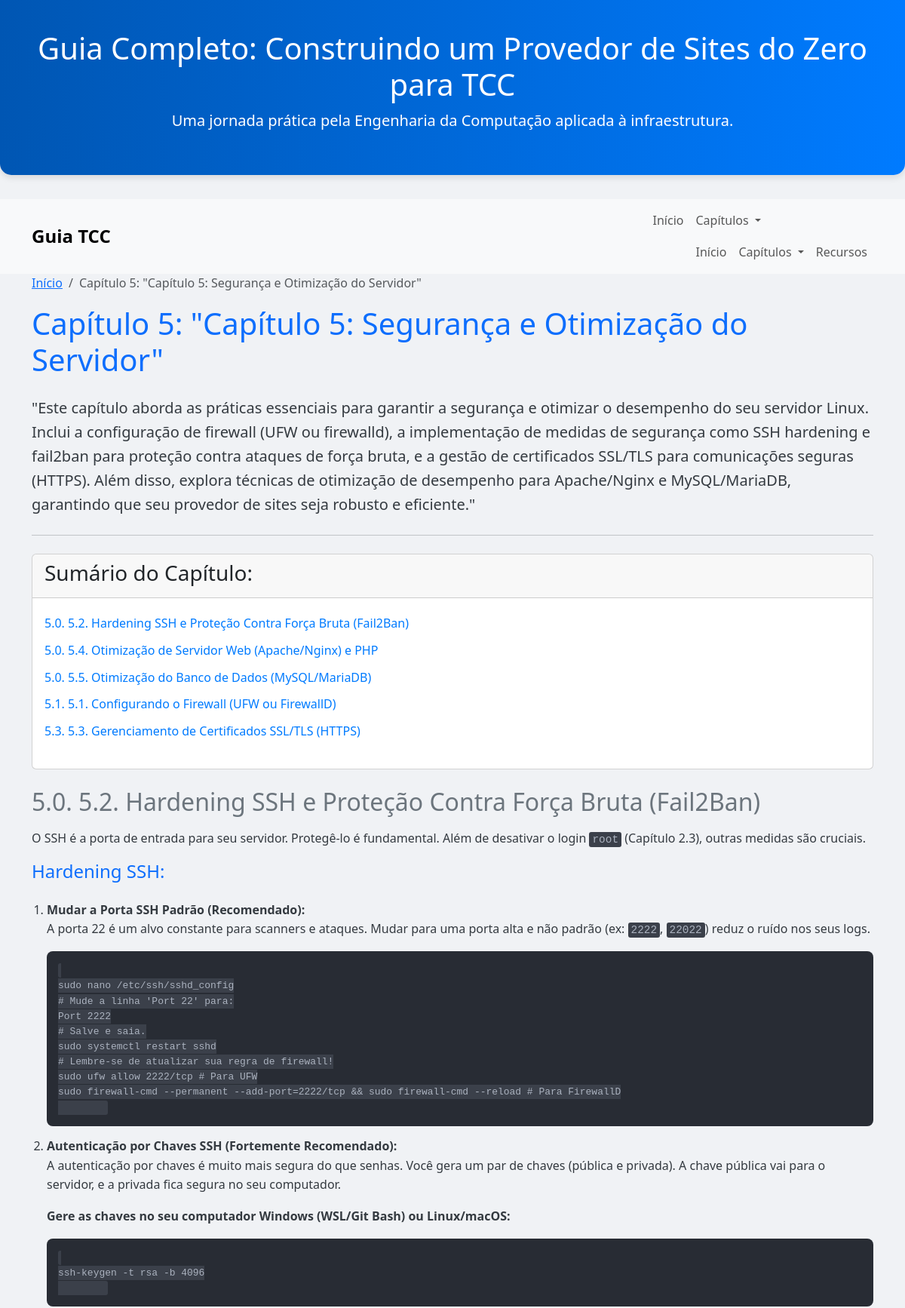
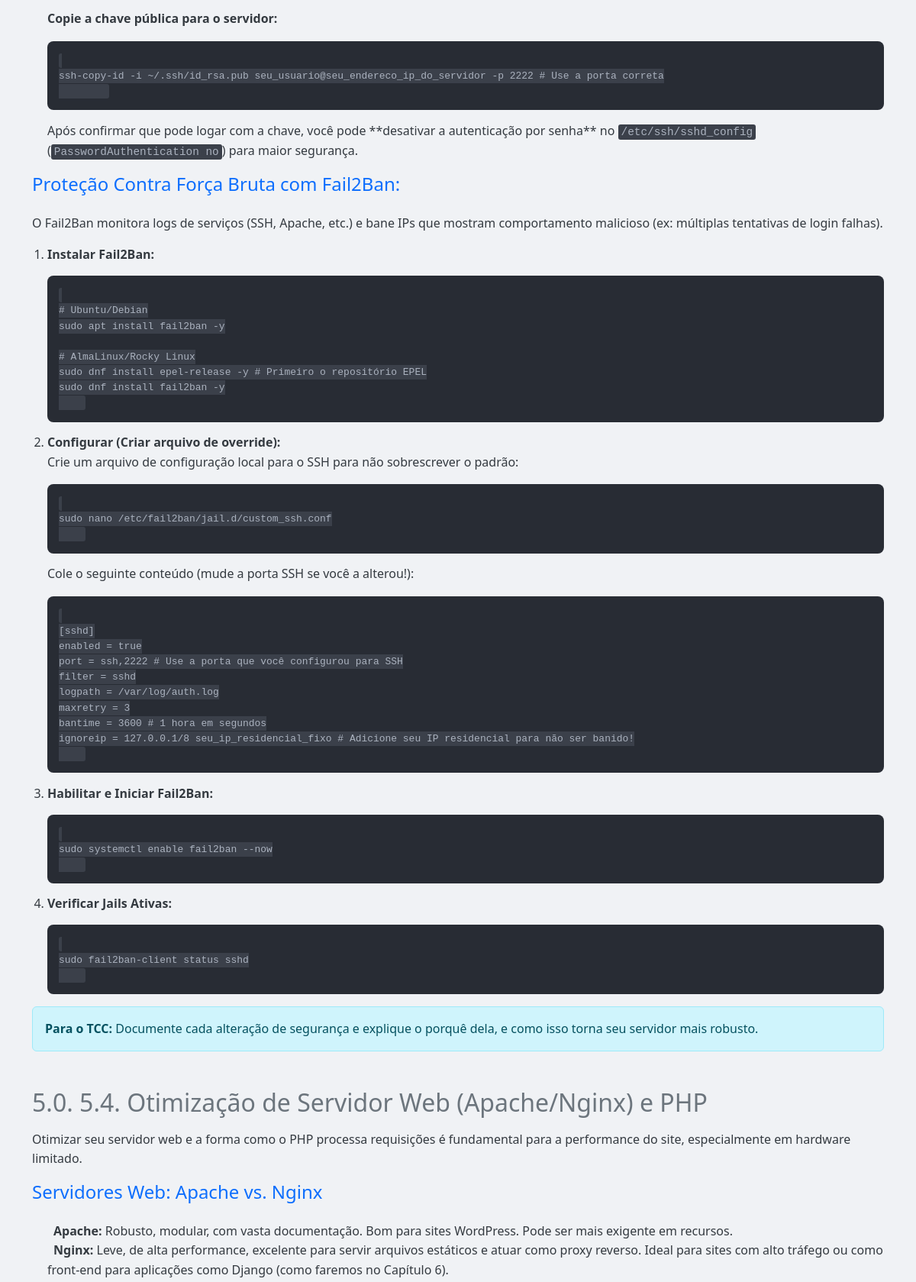
Screenshot of /capitulo-5-seguranca-e-otimizacao-do-servidor/ (upper part) with the database file from the repository (2 pictures, top to bottom).
### conteudos_tcc/models.py (models this page shows, shortened)
class Capitulo(models.Model):
    titulo = models.CharField(max_length=200, help_text="Título principal do capítulo.")
    slug = models.SlugField(max_length=200, unique=True, blank=True,
                            help_text="URL amigável do capítulo (gerado automaticamente).")
    ordem = models.IntegerField(default=0, help_text="Ordem de exibição do capítulo.")
    resumo = models.TextField(blank=True, help_text="Um breve resumo do capítulo.")
    imagem_capa = models.ImageField(upload_to='capitulo_capas/', blank=True, null=True, help_text="Imagem de capa para o capítulo.")
    data_criacao = models.DateTimeField(auto_now_add=True)
    data_atualizacao = models.DateTimeField(auto_now=True)
    class Meta:
        ordering = ['ordem', 'titulo'] # Define a ordem padrão dos capítulos
        verbose_name = "Capítulo"
        verbose_name_plural = "Capítulos"

class Secao(models.Model):
    capitulo = models.ForeignKey(Capitulo, on_delete=models.CASCADE, related_name='secoes',
                                 help_text="Capítulo ao qual esta seção pertence.")
    titulo = models.CharField(max_length=200, help_text="Título da seção.")
    slug = models.SlugField(max_length=200, unique=True, blank=True,
                            help_text="URL amigável da seção (gerado automaticamente).")
    ordem = models.IntegerField(default=0, help_text="Ordem de exibição da seção dentro do capítulo.")
    conteudo_html = models.TextField(blank=True, help_text="Conteúdo HTML da seção. Use tags HTML aqui.")
    imagem_ilustrativa = models.ImageField(upload_to='secao_imagens/', blank=True, null=True, help_text="Imagem para ilustrar a seção.")
    data_criacao = models.DateTimeField(auto_now_add=True)
    data_atualizacao = models.DateTimeField(auto_now=True)
    class Meta:
        ordering = ['capitulo__ordem', 'ordem', 'titulo'] # Ordem padrão das seções
        unique_together = ('capitulo', 'slug') # Garante slug único por capítulo
        verbose_name = "Seção"
        verbose_name_plural = "Seções"

### conteudos_tcc/views.py (the view)
# urls.py: path('<slug:capitulo_slug>/', views.detalhe_capitulo, name='detalhe_capitulo'),
def detalhe_capitulo(request, capitulo_slug):
    capitulo = get_object_or_404(Capitulo, slug=capitulo_slug)
    secoes = capitulo.secoes.all().order_by('ordem')
    todos_capitulos = Capitulo.objects.all().order_by('ordem')
    context = {
        'capitulo': capitulo,
        'secoes': secoes,
        'todos_capitulos': todos_capitulos,
    }
    return render(request, 'conteudos_tcc/detalhe_capitulo.html', context)

### conteudos_tcc/templates/conteudos_tcc/detalhe_capitulo.html (shortened to what this page needs)
{% extends 'base.html' %}
{% block content %}
    <nav aria-label="breadcrumb">
        <ol class="breadcrumb">
            <li class="breadcrumb-item"><a href="{% url 'home_page' %}">Início</a></li>
            <li class="breadcrumb-item active" aria-current="page">Capítulo {{ capitulo.ordem }}: {{ capitulo.titulo }}</li>
        </ol>
    </nav>
    <h1 class="mb-4 text-primary">Capítulo {{ capitulo.ordem }}: {{ capitulo.titulo }}</h1>
    {% if capitulo.resumo %}
        <p class="lead mb-4">{{ capitulo.resumo|safe }}</p>
    {% endif %}
    <hr class="my-4">
    {% if secoes %}
        <div class="card mb-4">
            <div class="card-header">
                <h3>Sumário do Capítulo:</h3>
            </div>
            <div class="card-body toc-list">
                <ul>
                    {% for secao in secoes %}
                        <li><a href="#secao-{{ secao.slug }}">{{ capitulo.ordem }}.{{ secao.ordem }}. {{ secao.titulo }}</a></li>
                    {% endfor %}
                </ul>
            </div>
        </div>
        {% for secao in secoes %}
            <section class="mb-5">
                <h2 id="secao-{{ secao.slug }}" class="mb-3 text-secondary">{{ capitulo.ordem }}.{{ secao.ordem }}. {{ secao.titulo }}</h2>
                <div class="section-content">
                    {{ secao.conteudo_html|safe }}
                </div>
            </section>
        {% endfor %}
    {% else %}
        <div class="alert alert-info alert-custom text-center" role="alert">
            <p class="mb-0">Nenhuma seção disponível para este capítulo ainda. Por favor, adicione seções através do <a href="/admin/" class="alert-link">painel de administração</a>.</p>
        </div>
    {% endif %}
{% endblock %}

### conteudos_tcc/templates/base.html (style rules this page uses)
body { font-family: 'Segoe UI', Tahoma, Geneva, Verdana, sans-serif; background-color: #f0f2f5; color: #343a40; line-height: 1.6; }
.code-block { background-color: #282c34; color: #abb2bf; padding: 15px; border-radius: 8px; overflow-x: auto; font-family: 'Fira Code', 'Cascadia Code', monospace; font-size: 0.9em; line-height: 1.4; margin-top: 1em; margin-bottom: 1em; }
.toc-list ul { list-style: none; padding-left: 0; }
.toc-list ul li a { text-decoration: none; color: #007bff; padding: 5px 0; display: block; border-radius: 5px; transition: background-color 0.2s; }
.section-content p, .section-content ul, .section-content ol, .section-content h1, .section-content h2, .section-content h3, .section-content h4, .section-content h5, .section-content h6 { margin-bottom: 1em; }
.section-content ul, .section-content ol { padding-left: 20px; }
.section-content pre { background-color: #282c34; color: #abb2bf; padding: 15px; border-radius: 8px; overflow-x: auto; font-family: 'Fira Code', 'Cascadia Code', monospace; font-size: 0.9em; line-height: 1.4; margin-top: 1em; margin-bottom: 1em; }
.section-content code { font-family: 'Fira Code', 'Cascadia Code', monospace; background-color: #3b404a; color: #abb2bf; padding: 2px 4px; border-radius: 3px; font-size: 0.9em; }

### rows the page displays
Capitulo: ordem "5", titulo "\"Capítulo 5: Segurança e Otimização do Servidor\"", resumo "\"Este capítulo aborda as práticas essenciais para garantir a segurança e otimizar o desempenho do seu servidor Linux. Inclui a configuração de firewall (UFW ou firewalld), a implementação de medidas de segurança como SSH hardening e fail2ban para proteção contra ataques de força bruta, e a gestão de certificados SSL/TLS para comunicações seguras (HTTPS). Além disso, explora técnicas de otimização de desempenho para Apache/Nginx e MySQL/MariaDB, garantindo que seu provedor de sites seja robusto e eficiente.\""
Secao: ordem "0", titulo "5.2. Hardening SSH e Proteção Contra Força Bruta (Fail2Ban)", conteudo_html "O SSH é a porta de entrada para seu servidor. Protegê-lo é fundamental. Além de desativar o login root (Capítulo 2.3), outras medidas são cruciais. Hardening SSH: Mudar a Porta SSH Padrão (Recomendado): A porta 22 é um alvo constante para scanners e ataques. Mudar para uma porta alta e não padrão (ex: 2222 , 22022 ) reduz o ruído nos seus logs. sudo nano /etc/ssh/sshd_config # Mude a linha 'Port 22' para: Port 2222 # Salve e saia. sudo systemctl restart sshd # Lembre-se de atualizar sua regra de firewall! sudo ufw allow 2222/tcp # Para UFW sudo firewall-cmd --permanent --add-port=2222/tcp && sudo firewall-cmd --reload # Para FirewallD Autenticação por Chaves SSH (Fortemente Recomendado): A…"
Secao: ordem "0", titulo "5.4. Otimização de Servidor Web (Apache/Nginx) e PHP", conteudo_html "Otimizar seu servidor web e a forma como o PHP processa requisições é fundamental para a performance do site, especialmente em hardware limitado. Servidores Web: Apache vs. Nginx Apache: Robusto, modular, com vasta documentação. Bom para sites WordPress. Pode ser mais exigente em recursos. Nginx: Leve, de alta performance, excelente para servir arquivos estáticos e atuar como proxy reverso. Ideal para sites com alto tráfego ou como front-end para aplicações como Django (como faremos no Capítulo 6)."
Secao: ordem "0", titulo "5.5. Otimização do Banco de Dados (MySQL/MariaDB)"
Secao: ordem "1", titulo "5.1. Configurando o Firewall (UFW ou FirewallD)"
Secao: ordem "3", titulo "5.3. Gerenciamento de Certificados SSL/TLS (HTTPS)"
